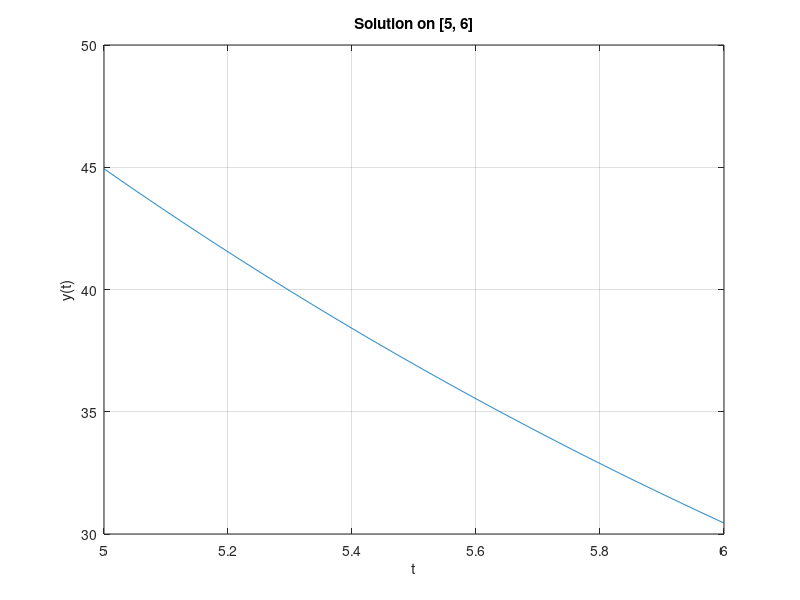

The MATLAB script that drew this image:
function plot_solution(E, k)
%PLOT_SOLUTION Plot y(t) on [5, 6] for the solution used in FIND_CONSTANT_E.
%   Defaults: E = 322.1, K = 0.3892.
%   Example:  plot_solution(322.1)

if nargin < 1, E = 322.1; end
if nargin < 2, k = 0.3892; end

w = pi/12;
t = linspace(5, 6, 1001);
y = 3 - 5*k*(w*sin(w*(t-2)) + k*cos(w*(t-2)))/(k^2 + w^2) + E*exp(-k*t);
plot(t, y);
xlabel('t'); ylabel('y(t)'); title('Solution on [5, 6]'); grid on
end
